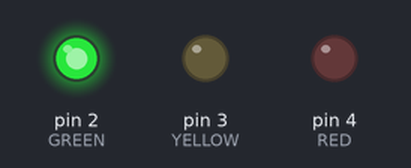
The sketch below on a simulated Arduino Uno, built with avr-gcc and run on an emulated ATmega328P. Shown: output pins drawn as LEDs (lit = HIGH).

Above: at 0.2 s.
At 3.7 s:
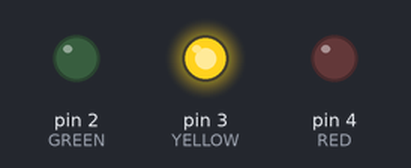
At 5.2 s:
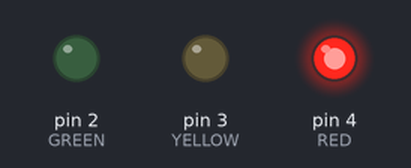
At 7.0 s:
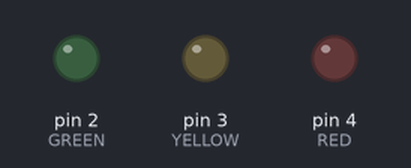
Timing chart, 0 to 9.8 s (numbered marks = the images above):
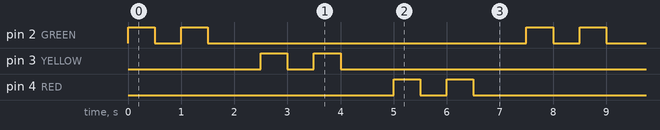

The sketch:

Traffic_lights_3_lights_.ino
```cpp
// variables
int GREEN = 2;
int YELLOW = 3;
int RED = 4;
int DELAY_GREEN = 500;
int DELAY_YELLOW = 500;
int DELAY_RED = 500;
int DELAY_BETWEEN_BLINKS = 500; // Delay between each blink

// basic functions
void setup()
{
  pinMode(GREEN, OUTPUT);
  pinMode(YELLOW, OUTPUT);
  pinMode(RED, OUTPUT);
}

void loop()
{
  double_blink(GREEN, DELAY_GREEN);
  double_blink(YELLOW, DELAY_YELLOW);
  double_blink(RED, DELAY_RED);
}

void double_blink(int pin, int delayTime)
{
  for (int i = 0; i < 2; i++) {
    digitalWrite(pin, HIGH);
    delay(delayTime);
    digitalWrite(pin, LOW);
    delay(delayTime);
  }
  // Add a delay between sets of double blinks
  delay(DELAY_BETWEEN_BLINKS);
}
```

Measured:
- by itself, pin 2 (GREEN), pin 3 (YELLOW), pin 4 (RED): repeats every 7.5 s: LOW 0.50 s, HIGH 0.50 s, LOW 6.0 s, HIGH 0.50 s
- by itself, everything shown: repeats every 7.5 s, in 12 steps
